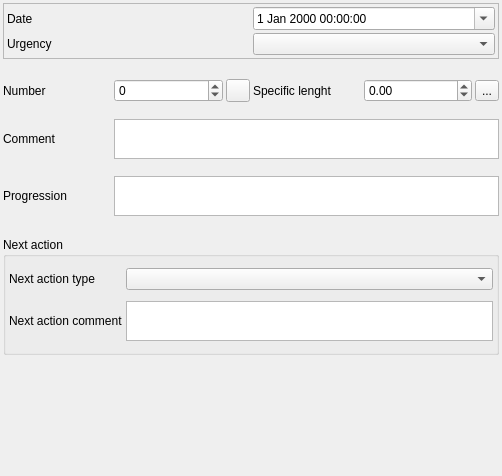
<?xml version="1.0" encoding="UTF-8"?>
<ui version="4.0">
 <class>Form_base3_levee</class>
 <widget class="QWidget" name="Form_base3_levee">
  <property name="geometry">
   <rect>
    <x>0</x>
    <y>0</y>
    <width>502</width>
    <height>476</height>
   </rect>
  </property>
  <property name="windowTitle">
   <string>Form</string>
  </property>
  <layout class="QVBoxLayout" name="verticalLayout">
   <property name="spacing">
    <number>3</number>
   </property>
   <property name="leftMargin">
    <number>3</number>
   </property>
   <property name="topMargin">
    <number>3</number>
   </property>
   <property name="rightMargin">
    <number>3</number>
   </property>
   <property name="bottomMargin">
    <number>3</number>
   </property>
   <item>
    <widget class="QFrame" name="frame">
     <property name="frameShape">
      <enum>QFrame::StyledPanel</enum>
     </property>
     <property name="frameShadow">
      <enum>QFrame::Raised</enum>
     </property>
     <layout class="QGridLayout" name="gridLayout_3">
      <property name="leftMargin">
       <number>3</number>
      </property>
      <property name="topMargin">
       <number>3</number>
      </property>
      <property name="rightMargin">
       <number>3</number>
      </property>
      <property name="bottomMargin">
       <number>3</number>
      </property>
      <property name="spacing">
       <number>3</number>
      </property>
      <item row="0" column="0">
       <widget class="QLabel" name="label">
        <property name="text">
         <string>Date</string>
        </property>
        <property name="wordWrap">
         <bool>true</bool>
        </property>
       </widget>
      </item>
      <item row="1" column="0">
       <widget class="QLabel" name="label_5">
        <property name="text">
         <string>Urgency</string>
        </property>
        <property name="wordWrap">
         <bool>true</bool>
        </property>
       </widget>
      </item>
      <item row="1" column="1">
       <widget class="QComboBox" name="comboBox_urgence"/>
      </item>
      <item row="0" column="1">
       <widget class="QDateTimeEdit" name="dateTimeEdit">
        <property name="calendarPopup">
         <bool>true</bool>
        </property>
       </widget>
      </item>
     </layout>
    </widget>
   </item>
   <item>
    <widget class="QStackedWidget" name="stackedWidget">
     <property name="currentIndex">
      <number>0</number>
     </property>
     <widget class="QWidget" name="page_infra">
      <layout class="QGridLayout" name="gridLayout" columnstretch="0,0,0,0,0,0">
       <property name="leftMargin">
        <number>0</number>
       </property>
       <property name="topMargin">
        <number>3</number>
       </property>
       <property name="rightMargin">
        <number>0</number>
       </property>
       <property name="bottomMargin">
        <number>3</number>
       </property>
       <property name="spacing">
        <number>3</number>
       </property>
       <item row="5" column="0">
        <widget class="QLabel" name="label_6">
         <property name="text">
          <string>Progression</string>
         </property>
         <property name="wordWrap">
          <bool>true</bool>
         </property>
        </widget>
       </item>
       <item row="1" column="1">
        <widget class="QSpinBox" name="spinBox_nombre">
         <property name="minimum">
          <number>-1</number>
         </property>
         <property name="maximum">
          <number>999999</number>
         </property>
        </widget>
       </item>
       <item row="1" column="3">
        <widget class="QLabel" name="label_11">
         <property name="text">
          <string>Specific lenght</string>
         </property>
         <property name="wordWrap">
          <bool>true</bool>
         </property>
        </widget>
       </item>
       <item row="3" column="0">
        <widget class="QLabel" name="label_7">
         <property name="text">
          <string>Comment</string>
         </property>
         <property name="wordWrap">
          <bool>true</bool>
         </property>
        </widget>
       </item>
       <item row="1" column="0">
        <widget class="QLabel" name="label_2">
         <property name="text">
          <string>Number</string>
         </property>
         <property name="wordWrap">
          <bool>true</bool>
         </property>
        </widget>
       </item>
       <item row="1" column="2">
        <widget class="QToolButton" name="toolButton_calc_nb">
         <property name="text">
          <string/>
         </property>
         <property name="icon">
          <iconset>
           <normaloff>:/plugins/Lamia/icons/numpad.png</normaloff>:/plugins/Lamia/icons/numpad.png</iconset>
         </property>
        </widget>
       </item>
       <item row="1" column="4">
        <widget class="QDoubleSpinBox" name="doubleSpinBox_longueur">
         <property name="minimum">
          <double>-1.000000000000000</double>
         </property>
         <property name="maximum">
          <double>999999.000000000000000</double>
         </property>
        </widget>
       </item>
       <item row="1" column="5">
        <widget class="QToolButton" name="toolButton_longueur">
         <property name="text">
          <string>...</string>
         </property>
        </widget>
       </item>
       <item row="3" column="1" colspan="5">
        <widget class="QTextEdit" name="textEdit_comm">
         <property name="sizePolicy">
          <sizepolicy hsizetype="Expanding" vsizetype="Expanding">
           <horstretch>0</horstretch>
           <verstretch>0</verstretch>
          </sizepolicy>
         </property>
         <property name="maximumSize">
          <size>
           <width>16777215</width>
           <height>40</height>
          </size>
         </property>
        </widget>
       </item>
       <item row="5" column="1" colspan="5">
        <widget class="QTextEdit" name="textEdit_evolution">
         <property name="sizePolicy">
          <sizepolicy hsizetype="Expanding" vsizetype="Expanding">
           <horstretch>0</horstretch>
           <verstretch>0</verstretch>
          </sizepolicy>
         </property>
         <property name="maximumSize">
          <size>
           <width>16777215</width>
           <height>40</height>
          </size>
         </property>
        </widget>
       </item>
      </layout>
     </widget>
     <widget class="QWidget" name="page_equip">
      <layout class="QVBoxLayout" name="verticalLayout_3">
       <property name="spacing">
        <number>3</number>
       </property>
       <property name="leftMargin">
        <number>0</number>
       </property>
       <property name="topMargin">
        <number>9</number>
       </property>
       <property name="rightMargin">
        <number>0</number>
       </property>
       <property name="bottomMargin">
        <number>9</number>
       </property>
       <item>
        <widget class="QStackedWidget" name="stackedWidget_2">
         <property name="currentIndex">
          <number>1</number>
         </property>
         <widget class="QWidget" name="page">
          <layout class="QGridLayout" name="gridLayout_2">
           <property name="leftMargin">
            <number>0</number>
           </property>
           <property name="rightMargin">
            <number>0</number>
           </property>
           <item row="2" column="0">
            <spacer name="verticalSpacer_2">
             <property name="orientation">
              <enum>Qt::Vertical</enum>
             </property>
             <property name="sizeHint" stdset="0">
              <size>
               <width>20</width>
               <height>40</height>
              </size>
             </property>
            </spacer>
           </item>
           <item row="0" column="1">
            <widget class="QComboBox" name="comboBox_etatgen"/>
           </item>
           <item row="0" column="0">
            <widget class="QLabel" name="label_3">
             <property name="text">
              <string>General condition</string>
             </property>
             <property name="wordWrap">
              <bool>true</bool>
             </property>
            </widget>
           </item>
           <item row="1" column="0">
            <widget class="QLabel" name="label_10">
             <property name="text">
              <string>Comment</string>
             </property>
             <property name="wordWrap">
              <bool>true</bool>
             </property>
            </widget>
           </item>
           <item row="1" column="1">
            <widget class="QTextBrowser" name="textBrowser_etatgencom">
             <property name="maximumSize">
              <size>
               <width>16777215</width>
               <height>60</height>
              </size>
             </property>
            </widget>
           </item>
          </layout>
         </widget>
         <widget class="QWidget" name="page_2">
          <layout class="QHBoxLayout" name="horizontalLayout_2">
           <property name="leftMargin">
            <number>0</number>
           </property>
           <property name="rightMargin">
            <number>0</number>
           </property>
           <item>
            <widget class="QTabWidget" name="tabWidget">
             <property name="currentIndex">
              <number>4</number>
             </property>
             <widget class="QWidget" name="tab">
              <attribute name="title">
               <string>Gates\nand valves</string>
              </attribute>
              <layout class="QVBoxLayout" name="verticalLayout_4">
               <item>
                <widget class="QComboBox" name="comboBox_etatvantellerie"/>
               </item>
               <item>
                <widget class="QTextBrowser" name="textBrowser_vanteleriecom">
                 <property name="maximumSize">
                  <size>
                   <width>16777215</width>
                   <height>40</height>
                  </size>
                 </property>
                 <property name="readOnly">
                  <bool>false</bool>
                 </property>
                </widget>
               </item>
              </layout>
             </widget>
             <widget class="QWidget" name="tab_2">
              <attribute name="title">
               <string>Civil\nwork</string>
              </attribute>
              <layout class="QVBoxLayout" name="verticalLayout_5">
               <item>
                <widget class="QComboBox" name="comboBox_etatGC"/>
               </item>
               <item>
                <widget class="QTextBrowser" name="textBrowser_etatGC">
                 <property name="maximumSize">
                  <size>
                   <width>16777215</width>
                   <height>40</height>
                  </size>
                 </property>
                 <property name="readOnly">
                  <bool>false</bool>
                 </property>
                </widget>
               </item>
              </layout>
             </widget>
             <widget class="QWidget" name="tab_3">
              <attribute name="title">
               <string>Handling</string>
              </attribute>
              <layout class="QVBoxLayout" name="verticalLayout_6">
               <item>
                <widget class="QComboBox" name="comboBox_manoeuvre"/>
               </item>
               <item>
                <widget class="QTextBrowser" name="textBrowser_manoeuvre">
                 <property name="maximumSize">
                  <size>
                   <width>16777215</width>
                   <height>40</height>
                  </size>
                 </property>
                 <property name="readOnly">
                  <bool>false</bool>
                 </property>
                </widget>
               </item>
              </layout>
             </widget>
             <widget class="QWidget" name="tab_4">
              <attribute name="title">
               <string>Sealing</string>
              </attribute>
              <layout class="QVBoxLayout" name="verticalLayout_7">
               <item>
                <widget class="QCheckBox" name="checkBox_etancheite">
                 <property name="text">
                  <string>Sealed facility</string>
                 </property>
                </widget>
               </item>
               <item>
                <widget class="QTextBrowser" name="textBrowser__etancheite">
                 <property name="maximumSize">
                  <size>
                   <width>16777215</width>
                   <height>40</height>
                  </size>
                 </property>
                 <property name="readOnly">
                  <bool>false</bool>
                 </property>
                </widget>
               </item>
              </layout>
             </widget>
             <widget class="QWidget" name="tab_7">
              <attribute name="title">
               <string>Sedimentation</string>
              </attribute>
              <layout class="QVBoxLayout" name="verticalLayout_8">
               <item>
                <widget class="QComboBox" name="comboBox_envas"/>
               </item>
               <item>
                <widget class="QTextBrowser" name="textBrowser_envascom">
                 <property name="maximumSize">
                  <size>
                   <width>16777215</width>
                   <height>60</height>
                  </size>
                 </property>
                 <property name="readOnly">
                  <bool>false</bool>
                 </property>
                </widget>
               </item>
              </layout>
             </widget>
            </widget>
           </item>
          </layout>
         </widget>
         <widget class="QWidget" name="page_4">
          <layout class="QHBoxLayout" name="horizontalLayout">
           <property name="leftMargin">
            <number>0</number>
           </property>
           <property name="rightMargin">
            <number>0</number>
           </property>
           <item>
            <widget class="QTabWidget" name="tabWidget_2">
             <property name="currentIndex">
              <number>1</number>
             </property>
             <widget class="QWidget" name="tab_6">
              <attribute name="title">
               <string>Civil work</string>
              </attribute>
              <layout class="QVBoxLayout" name="verticalLayout_9">
               <item>
                <widget class="QComboBox" name="comboBox_etatGC_2"/>
               </item>
               <item>
                <widget class="QTextBrowser" name="textBrowser_etatGC_2">
                 <property name="maximumSize">
                  <size>
                   <width>16777215</width>
                   <height>40</height>
                  </size>
                 </property>
                 <property name="readOnly">
                  <bool>false</bool>
                 </property>
                </widget>
               </item>
              </layout>
             </widget>
             <widget class="QWidget" name="tab_5">
              <attribute name="title">
               <string>Sedimentation</string>
              </attribute>
              <layout class="QVBoxLayout" name="verticalLayout_10">
               <item>
                <widget class="QComboBox" name="comboBox_envas2"/>
               </item>
               <item>
                <widget class="QTextBrowser" name="textBrowser_envascom2">
                 <property name="maximumSize">
                  <size>
                   <width>16777215</width>
                   <height>60</height>
                  </size>
                 </property>
                 <property name="readOnly">
                  <bool>false</bool>
                 </property>
                </widget>
               </item>
              </layout>
             </widget>
            </widget>
           </item>
          </layout>
         </widget>
        </widget>
       </item>
      </layout>
     </widget>
     <widget class="QWidget" name="page_3">
      <layout class="QVBoxLayout" name="verticalLayout_2">
       <property name="leftMargin">
        <number>0</number>
       </property>
       <property name="rightMargin">
        <number>0</number>
       </property>
       <item>
        <widget class="QLabel" name="label_9">
         <property name="text">
          <string>Equip</string>
         </property>
        </widget>
       </item>
      </layout>
     </widget>
    </widget>
   </item>
   <item>
    <widget class="QGroupBox" name="groupBox">
     <property name="title">
      <string>Next action</string>
     </property>
     <layout class="QGridLayout" name="gridLayout_4">
      <property name="leftMargin">
       <number>3</number>
      </property>
      <property name="topMargin">
       <number>3</number>
      </property>
      <property name="rightMargin">
       <number>3</number>
      </property>
      <property name="bottomMargin">
       <number>3</number>
      </property>
      <property name="spacing">
       <number>3</number>
      </property>
      <item row="1" column="0">
       <widget class="QLabel" name="label_8">
        <property name="text">
         <string>Next action comment</string>
        </property>
        <property name="wordWrap">
         <bool>true</bool>
        </property>
       </widget>
      </item>
      <item row="0" column="1">
       <widget class="QComboBox" name="comboBox_typesuite"/>
      </item>
      <item row="1" column="1">
       <widget class="QTextEdit" name="textEdit_suite">
        <property name="sizePolicy">
         <sizepolicy hsizetype="Expanding" vsizetype="Expanding">
          <horstretch>0</horstretch>
          <verstretch>0</verstretch>
         </sizepolicy>
        </property>
        <property name="maximumSize">
         <size>
          <width>16777215</width>
          <height>40</height>
         </size>
        </property>
       </widget>
      </item>
      <item row="0" column="0">
       <widget class="QLabel" name="label_4">
        <property name="text">
         <string>Next action type</string>
        </property>
        <property name="wordWrap">
         <bool>true</bool>
        </property>
       </widget>
      </item>
     </layout>
    </widget>
   </item>
   <item>
    <spacer name="verticalSpacer">
     <property name="orientation">
      <enum>Qt::Vertical</enum>
     </property>
     <property name="sizeHint" stdset="0">
      <size>
       <width>20</width>
       <height>40</height>
      </size>
     </property>
    </spacer>
   </item>
  </layout>
 </widget>
 <resources/>
 <connections/>
</ui>
